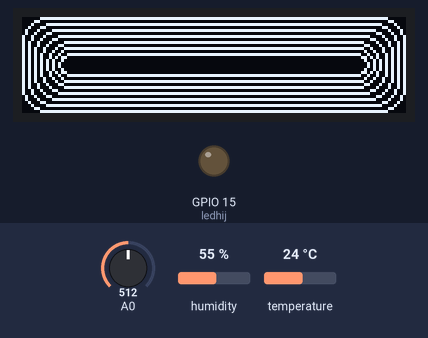
This sketch was run on a simulated ESP8266 (NodeMCU). Parts: 128×32 one-colour display, output pins drawn as LEDs (lit = HIGH). The inputs (shaded band) are chosen by the test bench; at power-on: temperature 24 °C, humidity 55 %, A0 = 512. Pins used as bus, display or sensor lines are not drawn; what the sketch prints to the serial monitor is not drawn.

Above: at 9.4 s.
9.5 s: temperature set to 12 °C
At 15.9 s:
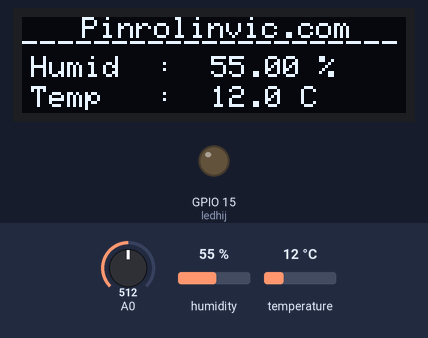
17.9 s: humidity set to 22 %
At 22.8 s:
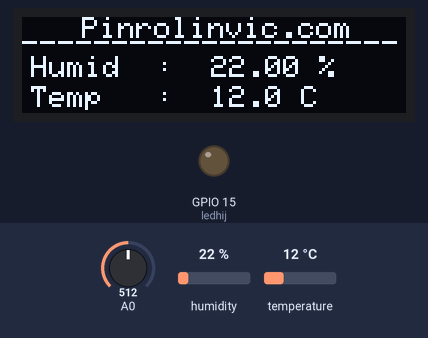
25.4 s: temperature set to 19 °C
At 30.9 s:
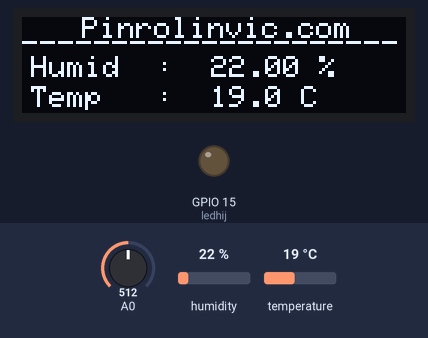
33.0 s: humidity set to 40 %
At 37.9 s:
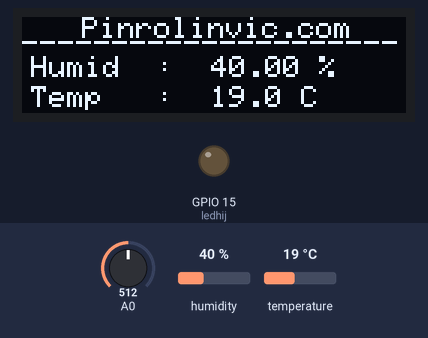
Timing chart, 0 to 39.4 s (numbered marks = the images above; inputs shaded):
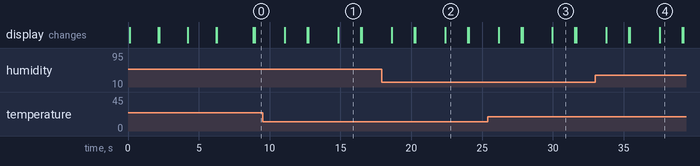

Measured:
- what the display in image 1 shows lasts 1.6 s, from 14.8 s to 16.4 s

The sketch:

Final-Proto-DK2d_OTA.ino
```cpp
#include <ESP8266WiFi.h>
#include <ESP8266mDNS.h>
#include <WiFiUdp.h>
#include <ArduinoOTA.h>
#include <SPI.h>
#include <Wire.h>
#include <Adafruit_GFX.h>
#include <Adafruit_SSD1306.h>
#include <DHT.h>

#define DHTPINI 2     //pin inside
//#define DHTPINO 15     //pin outside
#define DHTTYPE DHT11
#define OLED_RESET 0
Adafruit_SSD1306 display(OLED_RESET);

const int ledhij        = 15; //D6
const int buttonPin     = 5;  //D3
const int threshold     = 26;
float ti, hi, to, ho    = 0;
float ti_max, hi_max    = 0;
float ti_min, hi_min    = 102;
float to_max, ho_max    = 0;
float to_min, ho_min    = 102;
float data[26];
int illu, nn            = 0;

DHT dhtis(DHTPINI, DHTTYPE);//instance1 inside
WiFiClient client;

void setup() {
  pinMode(BUILTIN_LED, OUTPUT);
  pinMode(ledhij, OUTPUT);
  pinMode(buttonPin, INPUT);
  digitalWrite(BUILTIN_LED, HIGH);
  digitalWrite(ledhij, LOW);
  digitalWrite(BUILTIN_LED, LOW);
  Serial.begin(115200);
  Wire.begin();
  display.begin(SSD1306_SWITCHCAPVCC, 0x3C);// initialize with the I2C addr 0x3C (for the 128x32)(initializing the display)


  display.clearDisplay();
  // START
  FrameSatu();
  delay(2000);
  display.clearDisplay();
  FrameDua();
  delay(2000);
  display.clearDisplay();
  // END

  // text display tests
  display.setTextSize(1);
  display.setTextColor(WHITE);
  display.setCursor(10,0);
  display.println("Pinrolinvic");
  display.print(">>> Please Wait..");
  display.display();
  delay(2000);
 // text display tests
  display.clearDisplay();
  display.setTextColor(WHITE);
  display.setTextSize(1);
  display.setCursor(0,0);
  display.println("Connecting to : ");
  display.println("");
  display.print("....");
  display.display();
  delay(10);
  display.clearDisplay();
  Serial.println("Booting");

  // Port defaults to 8266
  // ArduinoOTA.setPort(8266);
  // Hostname defaults to esp8266-[ChipID]
  // ArduinoOTA.setHostname("myesp8266");
  // No authentication by default
  ArduinoOTA.setPassword((const char *)"123");
  ArduinoOTA.onStart([]() {
  Serial.println("Start");
    });
  ArduinoOTA.onEnd([]() {
  Serial.println("\nEnd");
    });
  ArduinoOTA.onProgress([](unsigned int progress, unsigned int total) {
  Serial.printf("Progress: %u%%\r", (progress / (total / 100)));
    });
  ArduinoOTA.onError([](ota_error_t error) {
  Serial.printf("Error[%u]: ", error);
    if (error == OTA_AUTH_ERROR) Serial.println("Auth Failed");
    else if (error == OTA_BEGIN_ERROR) Serial.println("Begin Failed");
    else if (error == OTA_CONNECT_ERROR) Serial.println("Connect Failed");
    else if (error == OTA_RECEIVE_ERROR) Serial.println("Receive Failed");
    else if (error == OTA_END_ERROR) Serial.println("End Failed");
    });
  ArduinoOTA.begin();
  Serial.println("Ready");
  Serial.print("IP address: ");
  Serial.println(WiFi.localIP());
        //mulai sini
   digitalWrite(BUILTIN_LED, HIGH);
       // text display tests
  display.clearDisplay();
  display.setTextColor(WHITE);
  display.setTextSize(1);
  display.setCursor(10,10);
  display.print(".. Wi-Fi Connected");
  display.display();
  delay(1000);
  display.clearDisplay();
   }

void loop() {
  ArduinoOTA.handle();
    //mulai disini
    if (nn < threshold){
      nn++;
      delay(1000);
      illu = analogRead(A0);
      delay(500);
      dhti();
      //cari max temp
      if(ti > ti_max) {ti_max = ti;}
      if(ti < ti_min) {ti_min = ti;}
      //cari max humid
      if(hi > hi_max)  { hi_max = hi; }
      if(hi < hi_min)  { hi_min = hi;}
      delay(50);

      Serial.print("DATA Illu/T_inside : ");
            Serial.print("\t");
            Serial.print(illu);
            Serial.print("\t");
            Serial.print(ti);
            Serial.print("\t");
            Serial.print(ti_max);
            Serial.println("loop ke - ");
            Serial.println(nn);
            display.clearDisplay();
            FrameDua();
            delay(2000);
            DisplayOled();
            display.display();

    }  else{
     delay(1000);
     //kirimdatai();
      delay(1000);
      Serial.print("Kirim data I/T_in/T_out : ");
            Serial.print(illu);
            Serial.print("\t");
            Serial.print(ti_max);

      nn = 0;
      ti_max = 0;
      hi_max = 0;
      ti_min = 102;
      hi_min = 102;

    }
 }

void dhti() {
    hi = dhtis.readHumidity();
    ti = dhtis.readTemperature();
    if (isnan(hi) || isnan(ti))
    {
      Serial.println("Gagal baca DHT !!");
      return;
    }
}

void DisplayOled(){
  delay(100);
  //tampilan oled
  display.clearDisplay();
  display.setTextColor(WHITE);
  display.setTextSize(1);
  display.setCursor(20,0);
  display.print("Pinrolinvic.com"); //  baris 0
  display.setCursor(0,0+5);
  display.print("---------------------");
  display.setCursor(3,13);//baris 1
  display.print("Humid  :  ");
  display.print(hi,2);
  display.print(" %");
  display.setCursor(3,13+10);//baris 2
  display.print("Temp   :  ");
  display.print(ti,1);
  display.print(" C");
}

void FrameSatu(void) {
    uint8_t color = WHITE;
  for (int16_t i=0; i<display.height()/2-2; i+=2) {
    display.fillRoundRect(i, i, display.width()-2*i, display.height()-2*i, display.height()/4, color);
    if (color == WHITE) color = BLACK;
    else color = WHITE;
    display.display();
    delay(1);
  }
}

void FrameDua(void) {
  for (int16_t i=0; i<display.height()/2-2; i+=2) {
    display.drawRoundRect(i, i, display.width()-2*i, display.height()-2*i, display.height()/4, WHITE);
    display.display();
    delay(1);
  }
}
```
